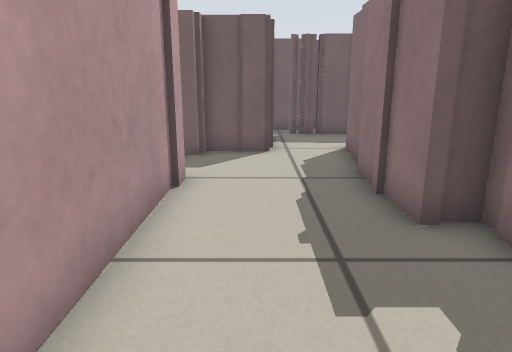
[1] (above)

16 first-person views from a walk through a robot-simulator world made for Stage. The camera is 0.51 m above the floor, tilts 14° down and sees 70° across. Floor lines are 1 m apart. The floor is counted in squares, 0.25 m on a side. Each view is taken from the middle of a square. On the plan, view 1 faces up. The plan holds only what a view shows up to about 19 squares ahead; the rest is blank. The place goes on beyond the plan. The robots in the file are not drawn.

[2]
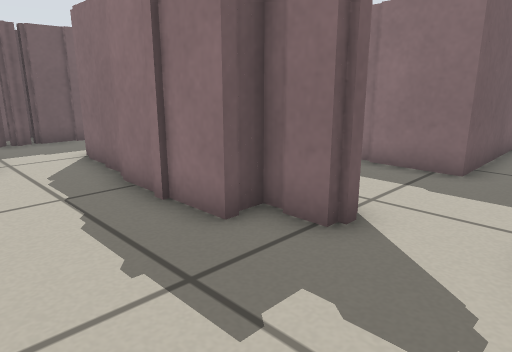

[3]
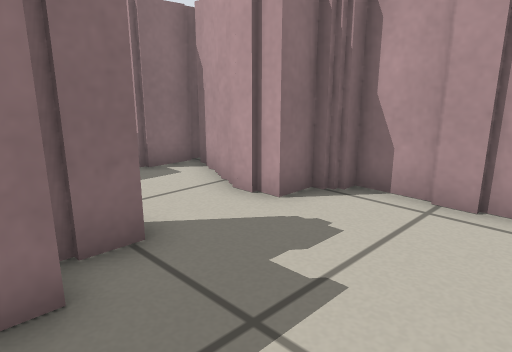

[4]
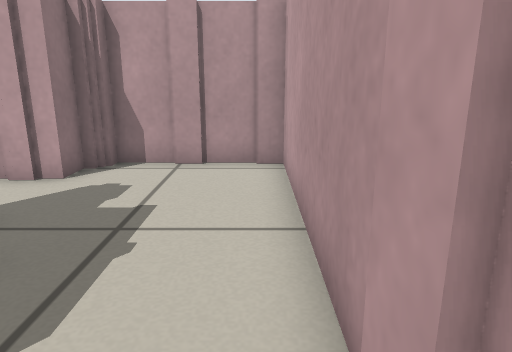

[5]
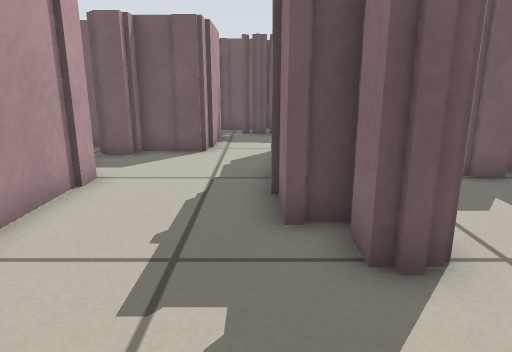

[6]
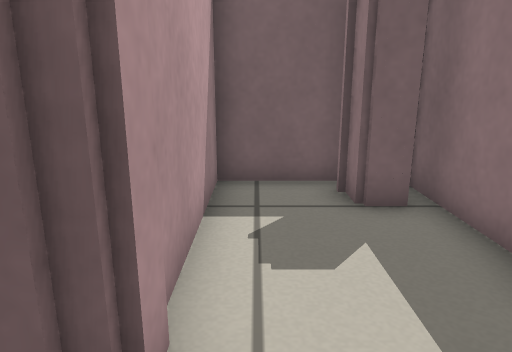

[7]
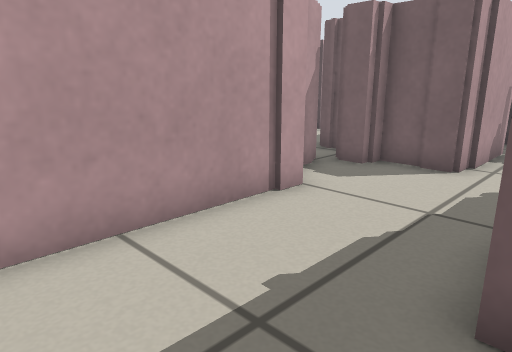

[8]
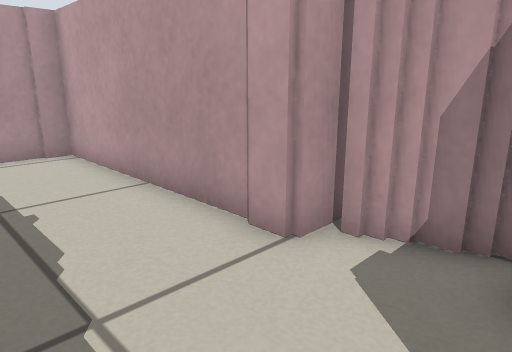

[9]
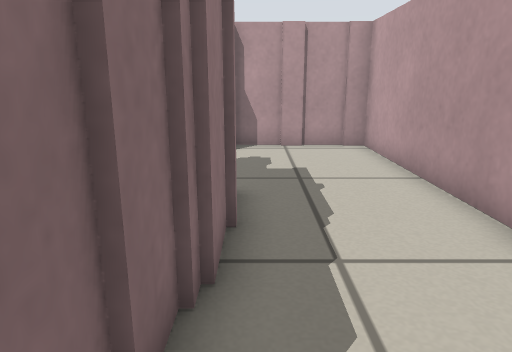

[10]
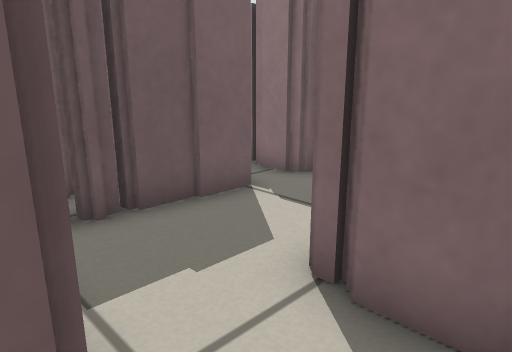

[11]
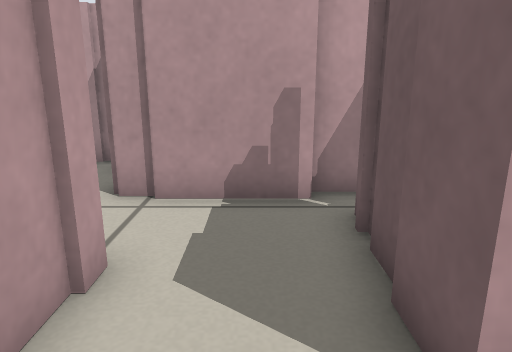

[12]
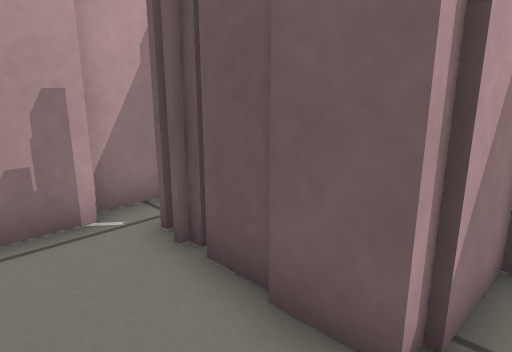

[13]
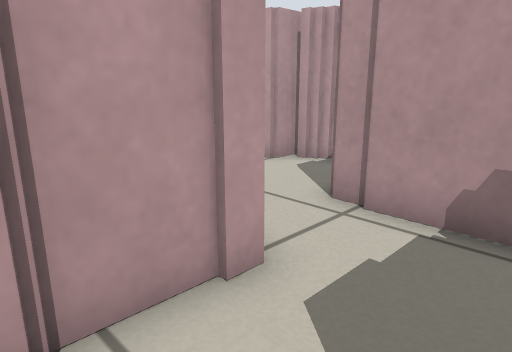

[14]
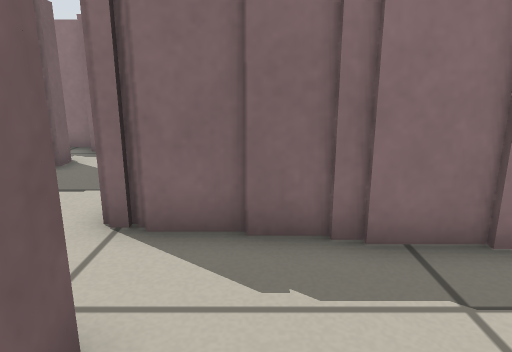

[15]
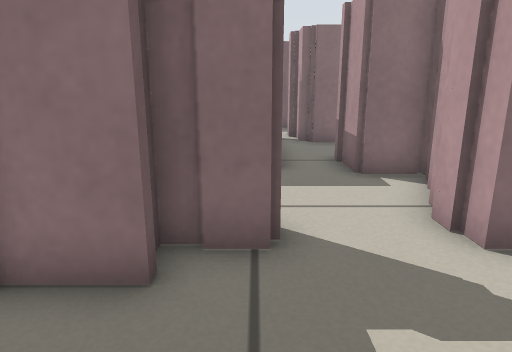

[16]
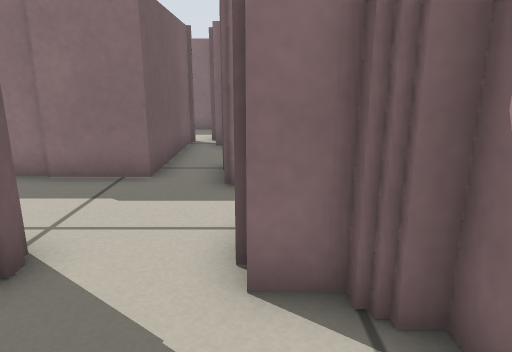

### Floor plan
Ten units are one square. View 1 is at (0, 0); x grows to the right and y downward. Boxes are objects, and circles mark ways between rooms. Rooms are numbered by the first view taken in them; rooms with no view inside come last. Other rooms are left out.
<svg viewBox="-32 -181 122 192">
<path fill="none" stroke="#000" d="M24 -50 24 -90M42 -38 33 -38 33 -53M-17 -82 -17 6 29 6 29 -1 33 -1 33 -11 48 -11M29 -89 29 -122M-23 -90 -23 -84M-17 -107 -26 -107M-27 -102 -27 -89M6 -125 6 -113 -17 -113M80 -34 80 -94M76 -80 67 -80 67 -90M55 -5 65 -5M69 -97 42 -97 42 -38M73 2 73 -17 85 -17M71 -153 67 -153 67 -168M31 -121 56 -121M28 -156 14 -156M78 -150 71 -150M53 -176 53 -153 26 -153M6 -151 6 -125"/>
<circle cx="35" cy="-25" r="3" fill="#2a7"/>
<circle cx="20" cy="-120" r="3" fill="#2a7"/>
<text x="10" y="-50">1</text>
<text x="60" y="-50">2</text>
<text x="50" y="-140">3</text>
</svg>
Room 1 opens to room 2. Room 1 opens to room 3.

Where each view was taken, in squares from view 1:
view 1: 0 up, 0 right, facing up
view 2: 1 up, 1 left, facing up-right
view 3: 6 up, 1 left, facing down-right
view 4: 9 up, 1 left, facing down
view 5: 0 up, 2 right, facing up
view 6: 2 up, 5 right, facing up
view 7: 2 up, 3 right, facing up-left
view 8: 11 up, 2 right, facing down-left
view 9: 12 up, 2 right, facing down
view 10: 10 up, 0 right, facing up-right
view 11: 14 up, 7 right, facing left
view 12: 13 up, 6 right, facing up-left
view 13: 15 up, 6 right, facing down-left
view 14: 10 up, 2 left, facing right
view 15: 4 up, 1 left, facing right
view 16: 1 up, 0 right, facing right
